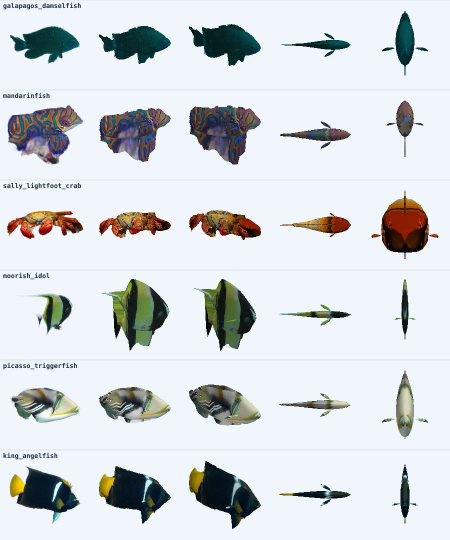
#> input picture design/aqua3d-review/galapagos/audit_01.webp, 900 x 1080 px, given in place of picasso_triggerfish.webp, which was not available (shown at 1/2 size)
$ python fix-refs-for-3d.py
#> lines starting #> are read from the running program, lines starting #| are printed output that depends on the picture
#!/usr/bin/env python3
"""Fix left-facing, diagonal, and broken Galápagos 2D reference images
so ALL 50 species are clean, single-specimen, horizontal, head-RIGHT (+X)
cutouts ready for 3D volumeFish GLB generation."""
import io
import json
import os
import time
import urllib.parse
import urllib.request
import numpy as np
from PIL import Image, ImageOps
from rembg import remove, new_session

ROOT = "/Users/kdy7854/.gemini/antigravity/scratch/our-days"
FISH_DIR = os.path.join(ROOT, "public/aqua/fish")
OUT_DIR = os.path.join(ROOT, "design/aqua3d-review/galapagos")

# 1. Flip horizontally (currently head-LEFT -> head-RIGHT)
FLIP_KEYS = [
    "picasso_triggerfish",
    "king_angelfish",
    "spanish_hogfish",
    "whitetip_reef_shark",
    "sailfish",
    "tiger_shark",
    "goliath_grouper",
    "pilot_whale",
]

# 2. Rotate to horizontal (degrees CCW in PIL: positive=CCW, negative=CW)
ROTATE_KEYS = {
    "spotted_trumpetfish": 26,
    "bumphead_parrotfish": -26,
    "galapagos_shark": -22,
    "ribbon_eel": -30,
}

# 3. Re-fetch genuinely broken cutouts from Wikimedia Commons
REFETCH = {
    "wahoo": [
        "Acanthocybium solandri",
        "Wahoo fish drawing",
        "Acanthocybium solandri NOAA",
    ],
    "scalloped_hammerhead": [
        "Sphyrna lewini drawing",
        "Sphyrna lewini NOAA",
        "Scalloped hammerhead shark illustration",
    ],
    "silky_shark": [
        "Carcharhinus falciformis drawing",
        "Carcharhinus falciformis NOAA",
        "Silky shark illustration",
    ],
    "mobula_ray": [
        "Mobula birostris drawing",
        "Mobula mobular drawing",
        "Devil ray illustration",
    ],
    "spotted_dolphin": [
        "Stenella attenuata drawing",
        "Pantropical spotted dolphin illustration",
        "Stenella attenuata NOAA",
    ],
    "garden_eel": [
        "Heteroconger hassi",
        "Taenioconger hassi",
        "Spotted garden eel",
    ],
    "brydes_whale": [
        "Balaenoptera edeni drawing",
        "Balaenoptera brydei illustration",
        "Bryde's whale NOAA",
    ],
}

HEADERS = {"User-Agent": "OurDaysAquariumArt/1.0 (https://github.com/DoyeonKR/our-days)"}


# [10 lines left out: functions fetch_json, fetch_bytes, not called in this run]


def center_pad_512(img: Image.Image, pad=0.08) -> Image.Image:
#> called with pad = 0.08
    rgba = img.convert("RGBA")
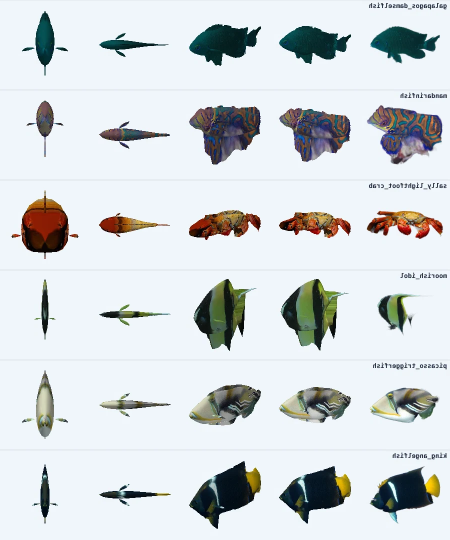
#> rgba: PIL image 900x1080 RGBA (shown at 1/2 size); mean R, G, B, A 209.7, 214.9, 217.3, 255
    arr = np.array(rgba)
    ys, xs = np.where(arr[:, :, 3] > 28)
    if len(xs) == 0:
        return rgba.resize((512, 512), Image.LANCZOS)
    x0, x1 = int(xs.min()), int(xs.max()) + 1
#> x0 = 0; x1 = 900
    y0, y1 = int(ys.min()), int(ys.max()) + 1
#> y0 = 0; y1 = 1080
    crop = rgba.crop((x0, y0, x1, y1))
    cw, ch = crop.size
#> cw = 900; ch = 1080
    box = int(512 * (1 - 2 * pad))
    scale = min(box / max(1, cw), box / max(1, ch))
#> scale = 0.398
    nw, nh = max(1, int(round(cw * scale))), max(1, int(round(ch * scale)))
#> nw = 358; nh = 430
    resized = crop.resize((nw, nh), Image.LANCZOS)
    canvas = Image.new("RGBA", (512, 512), (0, 0, 0, 0))
#> canvas: PIL image 512x512 RGBA; every value is 0
    canvas.paste(resized, ((512 - nw) // 2, (512 - nh) // 2), resized)
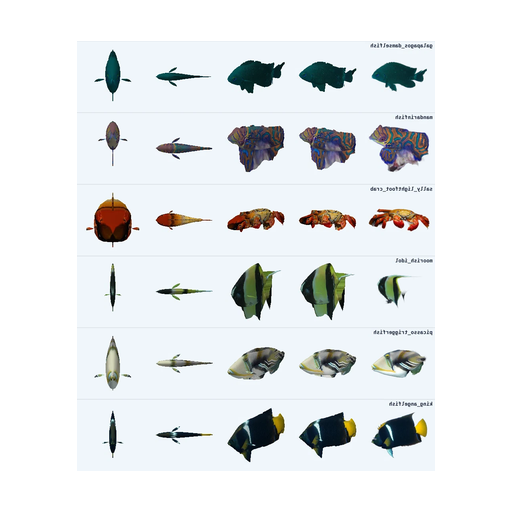
#> canvas: PIL image 512x512 RGBA; mean R, G, B, A 123.2, 126.2, 127.5, 149.7; transparent parts drawn white
    return canvas


def make_stages(key: str, adult: Image.Image):
#> called with key = 'picasso_triggerfish'
    adult.save(os.path.join(FISH_DIR, f"{key}.webp"), "WEBP", quality=92, method=5)
    # Juvenile: slightly more compact (92% width, 96% height), slightly brighter
    juv_arr = np.array(adult).astype(np.float32)
    juv_arr[:, :, :3] = np.clip(juv_arr[:, :, :3] * 1.05 + 4, 0, 255)
    juv = center_pad_512(Image.fromarray(juv_arr.astype(np.uint8), "RGBA"), pad=0.11)
#> call 2 of center_pad_512, with pad = 0.11
#> in center_pad_512 (call 2), `x0, x1 = int(xs.min()), int(xs.max()) + 1`: x0 = 77; x1 = 435
#> in center_pad_512 (call 2), `y0, y1 = int(ys.min()), int(ys.max()) + 1`: y0 = 41; y1 = 471
#> in center_pad_512 (call 2), `canvas.paste(resized, ((512 - nw) // 2, (512 - nh) // 2), resized)`:
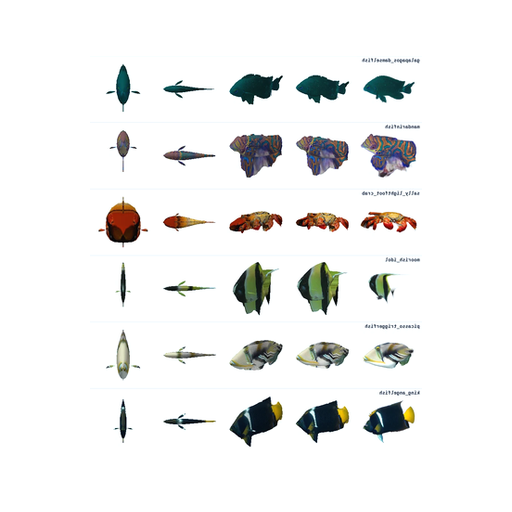
#> canvas: PIL image 512x512 RGBA; mean R, G, B, A 112.6, 112.9, 112.1, 128.9; transparent parts drawn white
    juv.save(os.path.join(FISH_DIR, f"juv_{key}.webp"), "WEBP", quality=90, method=5)
    # Fry: smaller & slightly brighter
    fry_arr = np.array(adult).astype(np.float32)
    fry_arr[:, :, :3] = np.clip(fry_arr[:, :, :3] * 1.10 + 8, 0, 255)
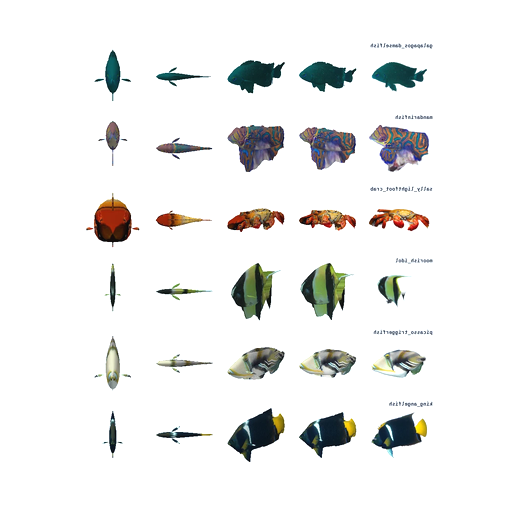
#> fry_arr: shape (512, 512, 4) float32; mean R, G, B, A 135.7, 136, 134.9, 150.1; transparent parts drawn white
    fry = center_pad_512(Image.fromarray(fry_arr.astype(np.uint8), "RGBA"), pad=0.15)
#> call 3 of center_pad_512, with pad = 0.15
#> in center_pad_512 (call 3), `crop = rgba.crop((x0, y0, x1, y1))`:
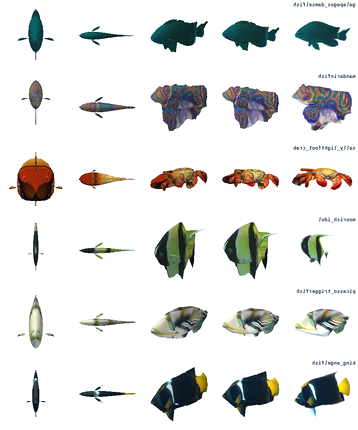
#> crop: PIL image 358x430 RGBA; mean R, G, B, A 225, 225.4, 223.7, 255
#> in center_pad_512 (call 3), `resized = crop.resize((nw, nh), Image.LANCZOS)`:
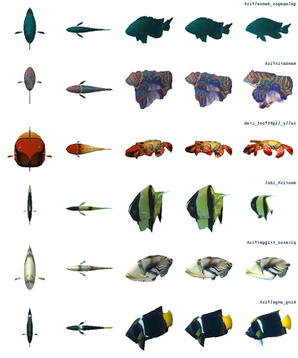
#> resized: PIL image 298x358 RGBA; mean R, G, B, A 224.8, 225.1, 223.4, 255
#> in center_pad_512 (call 3), `canvas.paste(resized, ((512 - nw) // 2, (512 - nh) // 2), resized)`:
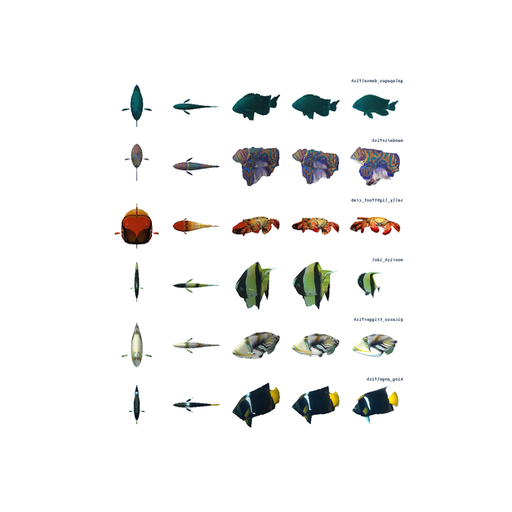
#> canvas: PIL image 512x512 RGBA; mean R, G, B, A 91.5, 91.6, 90.9, 103.8; transparent parts drawn white
    fry.save(os.path.join(FISH_DIR, f"fry_{key}.webp"), "WEBP", quality=90, method=5)


# [48 lines left out: functions search_wikimedia, ensure_head_right, not called in this run]


def main():
    # Step 1: Flip left-facing species
    for key in FLIP_KEYS:
        p = os.path.join(FISH_DIR, f"{key}.webp")
        im = Image.open(p).convert("RGBA")
        im = center_pad_512(ImageOps.mirror(im))
        make_stages(key, im)
        print(f"FLIPPED {key}")
#> pass 2 of the loop in main, `for key in FLIP_KEYS:`:
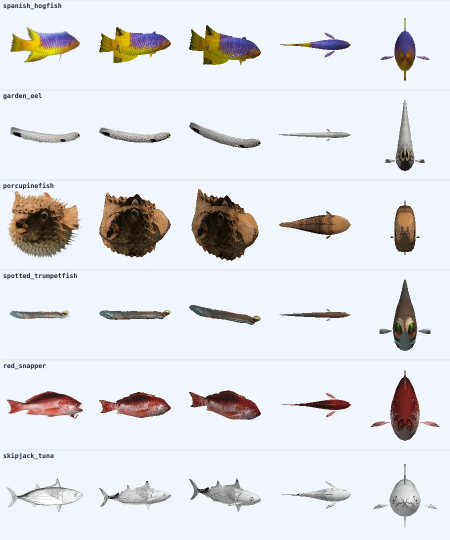
#> input picture design/aqua3d-review/galapagos/audit_02.webp, 900 x 1080 px, given in place of king_angelfish.webp, which was not available (shown at 1/2 size)
#> in center_pad_512 (call 4), `rgba = img.convert("RGBA")`:
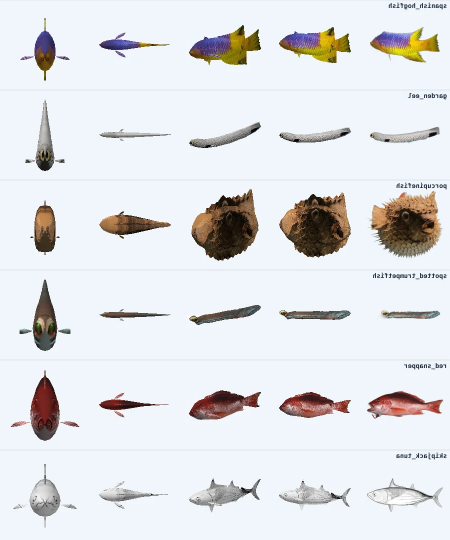
#> rgba: PIL image 900x1080 RGBA (shown at 1/2 size); mean R, G, B, A 222.8, 225, 227, 255
#> x0 = 0; x1 = 900
#> y0 = 0; y1 = 1080
#> resized: PIL image 358x430 RGBA
#> rgba: PIL image 512x512 RGBA
#> resized: PIL image 332x399 RGBA
#> resized: PIL image 298x358 RGBA
#> in center_pad_512 (call 6), `canvas.paste(resized, ((512 - nw) // 2, (512 - nh) // 2), resized)`:
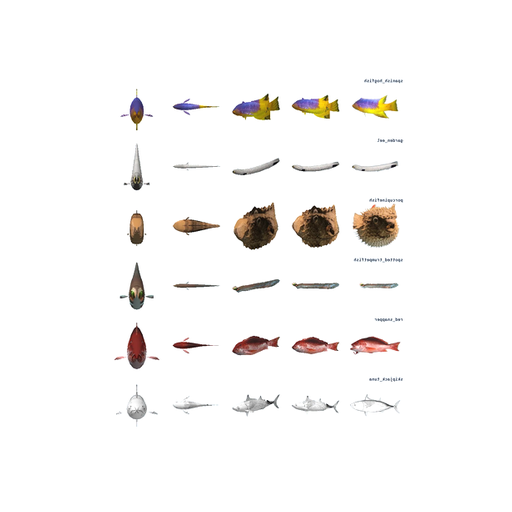
#> canvas: PIL image 512x512 RGBA; mean R, G, B, A 97.1, 95.8, 94.8, 103.8; transparent parts drawn white

    # Step 2: Rotate diagonal species
    for key, deg in ROTATE_KEYS.items():
        p = os.path.join(FISH_DIR, f"{key}.webp")
        im = Image.open(p).convert("RGBA")
        im = im.rotate(deg, resample=Image.BICUBIC, expand=True)
        im = center_pad_512(im)
        make_stages(key, im)
        print(f"ROTATED {key} by {deg} deg")

    # Step 3: Re-fetch the 7 broken cutouts
    session = new_session("u2net")
    fixed_keys = []
    for key, queries in REFETCH.items():
        done = False
        for q in queries:
            try:
                cands = search_wikimedia(q)
            except Exception as e:
                print(f"  search err {key} ({q}): {e}")
                continue
            for score, title, url in cands[:4]:
                try:
                    raw = fetch_bytes(url)
                    im = Image.open(io.BytesIO(raw)).convert("RGBA")
                    # Check if already transparent PNG
                    arr0 = np.array(im)
                    if (arr0[:, :, 3] < 20).mean() > 0.15:
                        cut = im
                    else:
                        cut = remove(im, session=session)
                    cut = center_pad_512(cut)
                    arr = np.array(cut)
                    cov = (arr[:, :, 3] > 40).mean()
                    if cov < 0.04 or cov > 0.78:
                        continue
                    # Check bounding box aspect ratio (avoid weird ovals/squares for sharks/whales/wahoo)
                    ys, xs = np.where(arr[:, :, 3] > 40)
                    ar = (xs.max() - xs.min() + 1) / max(1, (ys.max() - ys.min() + 1))
                    if key in ("wahoo", "scalloped_hammerhead", "silky_shark", "brydes_whale", "spotted_dolphin") and ar < 1.35:
                        continue
                    cut = ensure_head_right(cut)
                    make_stages(key, cut)
                    print(f"REFETCHED {key} <- {title} (ar={ar:.2f}, cov={cov:.2f})")
                    fixed_keys.append(key)
                    done = True
                    break
                except Exception as e:
                    print(f"  cand err {key} ({title}): {e}")
                    continue
            if done:
                break
            time.sleep(0.3)
        if not done:
            print(f"WARN: could not refetch {key}")

    # Build quick review sheet of all modified keys
    all_mod = list(dict.fromkeys(FLIP_KEYS + list(ROTATE_KEYS.keys()) + fixed_keys))
    cols = 4
    rows = (len(all_mod) + cols - 1) // cols
    S = 256
    sheet = Image.new("RGBA", (cols * S, rows * S), (242, 246, 250, 255))
    for i, k in enumerate(all_mod):
        im = Image.open(os.path.join(FISH_DIR, f"{k}.webp")).convert("RGBA").resize((S - 16, S - 16), Image.LANCZOS)
        sheet.paste(im, ((i % cols) * S + 8, (i // cols) * S + 8), im)
    sheet.save(os.path.join(OUT_DIR, "sheet_fixed_3d_refs.webp"), "WEBP", quality=90)
    print(f"Saved sheet_fixed_3d_refs.webp ({len(all_mod)} species)")


if __name__ == "__main__":
#> (the run stopped early here; a loop or call above may not have finished)
